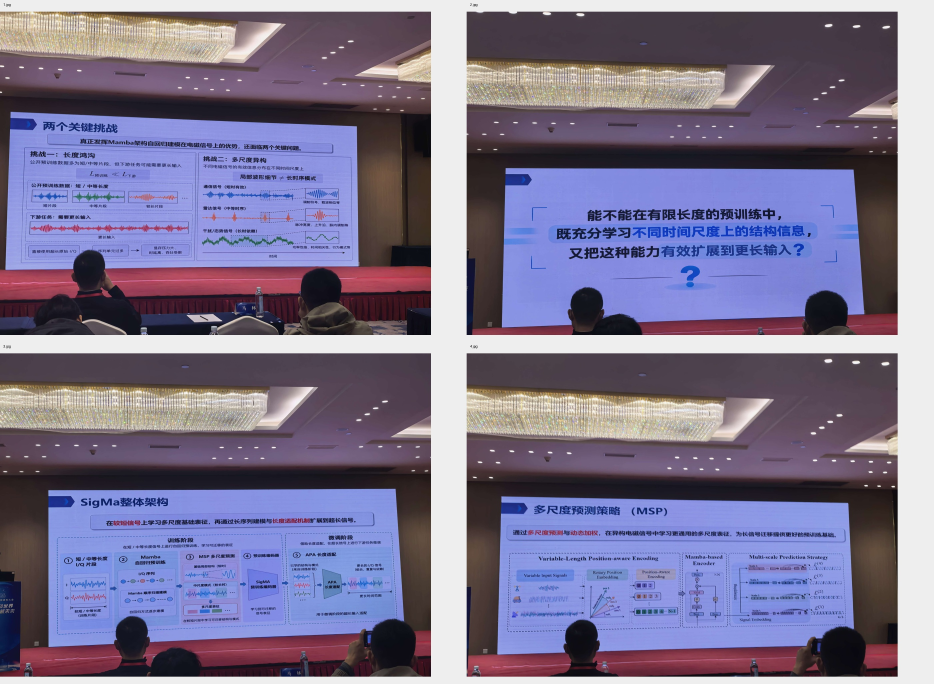
#> input picture 合肥讲座/分析辅助/讲座1_1-4.jpg, 2800 x 2050 px, given in place of 1.jpg, which was not available (shown at 1/3 size)
$ python '生成配图.py'
#> lines starting #> are read from the running program, lines starting #| are printed output that depends on the picture
from pathlib import Path
from PIL import Image,ImageDraw,ImageFont
import math,json
root=Path.cwd()
# These boxes extract the photographed slides without reconstructing covered content.
boxes={
1:[(0,.30,.85,.81),(.07,.475,.92,.99),(.10,.415,.94,.95),(.07,.435,.90,.975),(.105,.465,.94,.97),(.085,.45,.925,.965),(.105,.35,.94,.85)],
2:[(.04,.42,.89,.935),(.04,.33,.875,.83),(.075,.40,.925,.91),(.025,.425,.88,.965),(.065,.325,.92,.835),(.09,.365,.91,.85),(.025,.395,.88,.905),(.06,.365,.88,.86),(.035,.385,.91,.89),(.085,.42,.915,.94)],
3:[(.16,.435,.835,.84),(.085,.345,.92,.845),(.09,.335,.925,.845),(.03,.35,.86,.85),(.035,.25,.87,.755),(.09,.40,.935,.91),(.04,.385,.89,.89),(.025,.39,.86,.89),(.075,.41,.91,.92),(.08,.33,.91,.83),(.04,.46,.87,.965),(.08,.41,.88,.91),(0,.36,.81,.855),(.02,.35,.83,.845),(.055,.34,.865,.845),(.04,.335,.855,.835),(.01,.295,.835,.80),(.07,.38,.89,.88),(0,.335,.81,.84),(.02,.315,.85,.82),(.035,.405,.87,.91)]}
for lec,rects in boxes.items():
 out=root/f'讲座{lec}'/'配图';out.mkdir(exist_ok=True)
 manifest=[]
 for n,b in enumerate(rects,1):
  src=root/f'讲座{lec}'/f'{n}.jpg';im=Image.open(src);w,h=im.size
#> further down, im is the input picture: PIL image 2800x2050 RGB; mean R, G, B 122.6, 115.4, 144.2
#> after `w, h = im.size`: w = 2800; h = 2050
  px=(max(0,int(b[0]*w)-12),max(0,int(b[1]*h)-12),min(w,int(b[2]*w)+12),min(h,int(b[3]*h)+12))
#> px = (0, 603, 2392, 1672)
  crop=im.crop(px);crop.save(out/f'原图_{n:02d}.jpg',quality=96,subsampling=0)
#> after `crop = im.crop(px)`:
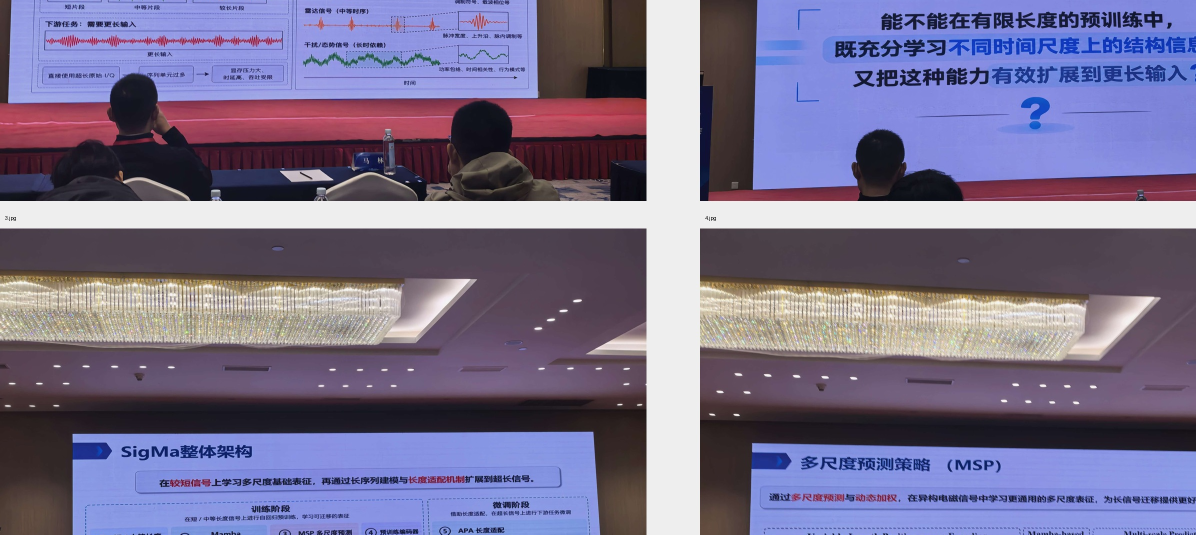
#> crop: PIL image 2392x1069 RGB (shown at 1/2 size); mean R, G, B 119.9, 112.5, 143.3
#> (the run stopped early here; a loop or call above may not have finished)

$ run again, on 合肥讲座/分析辅助/讲座1_4_detail.jpg
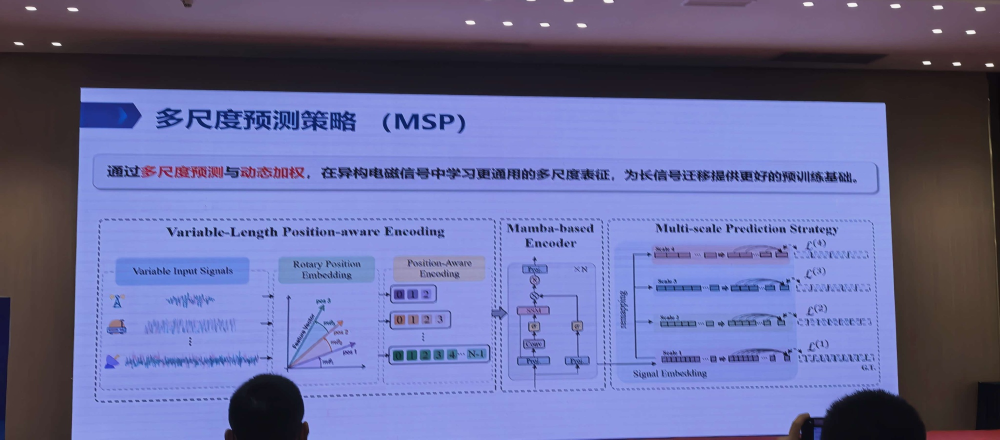
#> input picture 合肥讲座/分析辅助/讲座1_4_detail.jpg, 2000 x 879 px, given in place of 1.jpg, which was not available (shown at 1/2 size)
#> im is the input picture: PIL image 2000x879 RGB; mean R, G, B 104.9, 107.1, 156.3
#> `crop = im.crop(px)`:
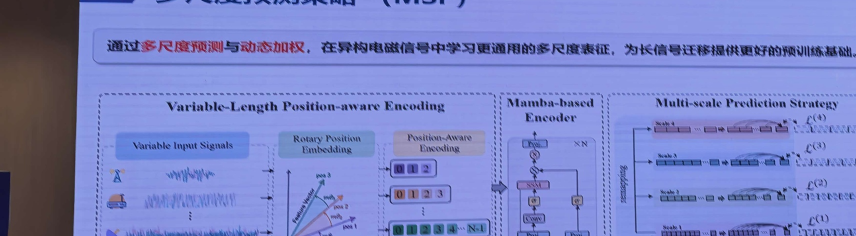
#> crop: PIL image 1712x472 RGB (shown at 1/2 size); mean R, G, B 123.3, 132.8, 200.4

$ run again, on 合肥讲座/分析辅助/讲座1_5-7.jpg
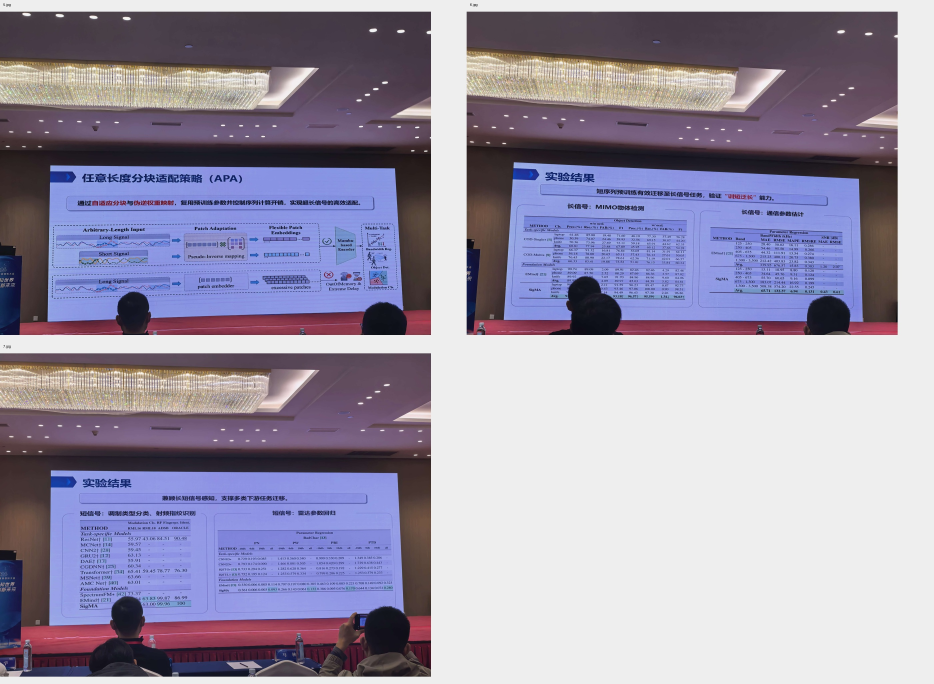
#> input picture 合肥讲座/分析辅助/讲座1_5-7.jpg, 2800 x 2050 px, given in place of 1.jpg, which was not available (shown at 1/3 size)
#> im is the input picture: PIL image 2800x2050 RGB; mean R, G, B 154.4, 148.7, 169.7
#> `crop = im.crop(px)`:
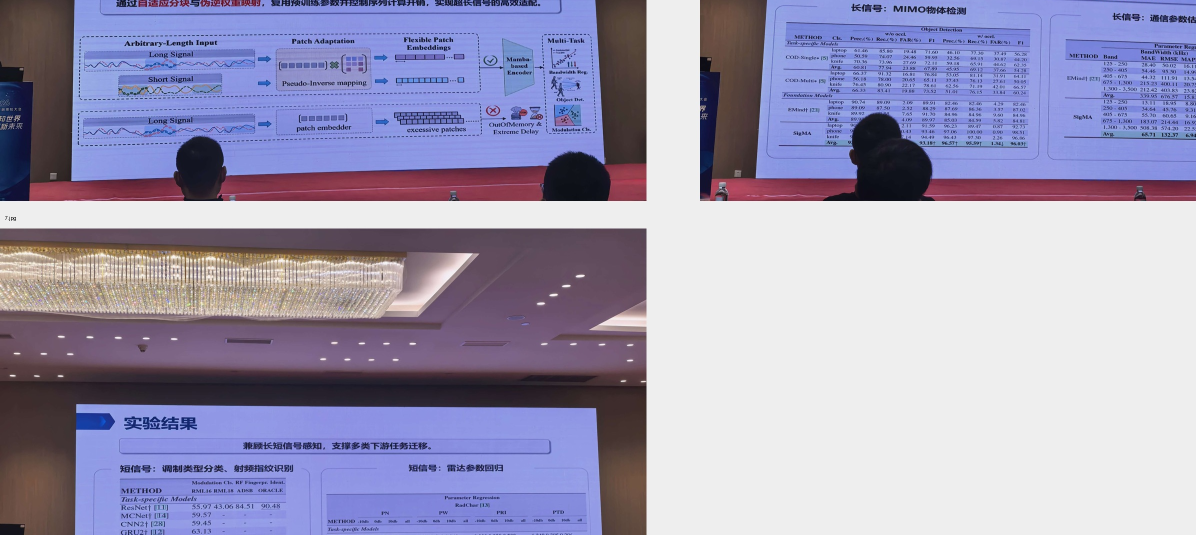
#> crop: PIL image 2392x1069 RGB (shown at 1/2 size); mean R, G, B 157.5, 153.8, 182.6

$ run again, on 合肥讲座/分析辅助/讲座1_5_detail.jpg
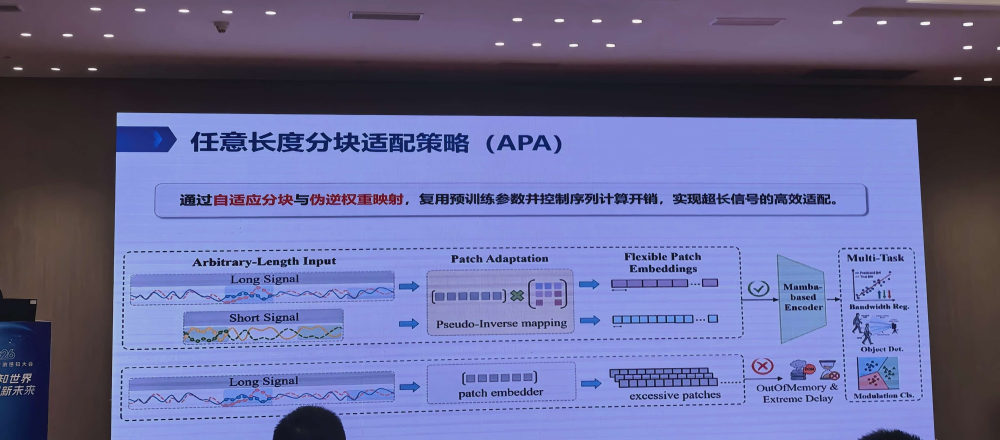
#> input picture 合肥讲座/分析辅助/讲座1_5_detail.jpg, 2000 x 879 px, given in place of 1.jpg, which was not available (shown at 1/2 size)
#> im is the input picture: PIL image 2000x879 RGB; mean R, G, B 104, 105.8, 153
#> `crop = im.crop(px)`:
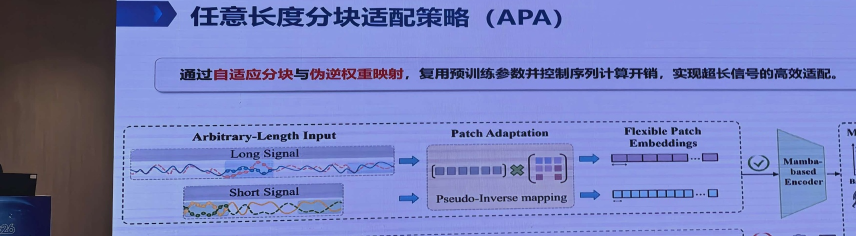
#> crop: PIL image 1712x472 RGB (shown at 1/2 size); mean R, G, B 119.7, 128.1, 189.8
